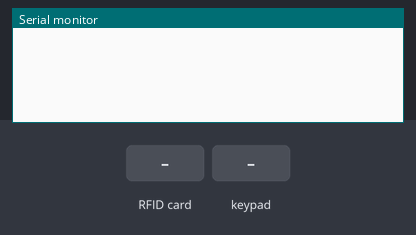
Recording of a sketch running on a simulated Arduino Uno, built with avr-gcc and run on an emulated ATmega328P. Shown: the last lines printed to the serial monitor. The inputs (shaded band) are chosen by the test bench.

Above: at 1.2 s.
1.3 s: RFID card 5E 7A 19 C4 held to the reader
At 2.4 s:
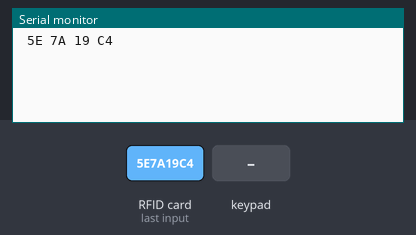
2.8 s: key '1' pressed
At 3.9 s:
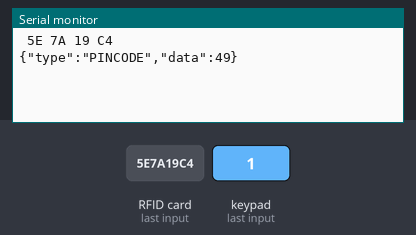
4.3 s: keypad keys 8 7 6 5 pressed 0.4 s apart
At 6.0 s:
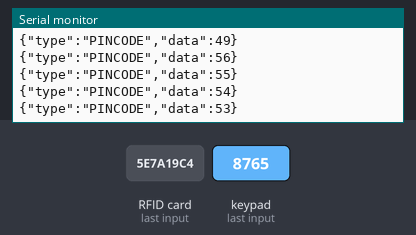
7.4 s: keypad keys 8 7 6 5 # pressed 0.4 s apart
At 10.5 s:
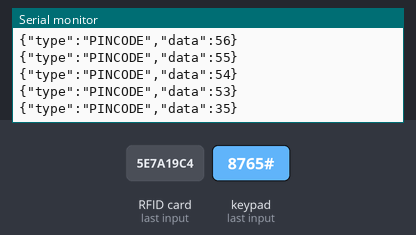
Timing chart, 0 to 11.9 s (numbered marks = the images above; inputs shaded):
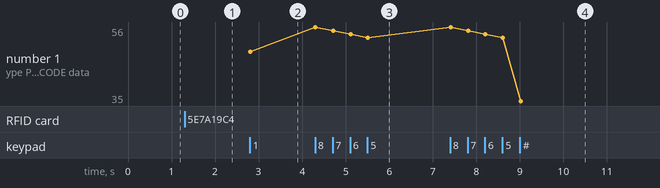

The sketch:

Arduino-Serialport-with-Cardreader-and-Numpad.ino
```cpp
#include <ArduinoJson.h>
#include <MFRC522.h>
#include <Keypad.h>
#include <SPI.h>

StaticJsonDocument<200> docRx;
StaticJsonDocument<200> docTx;

#define SS_PIN 10
#define RST_PIN 9

MFRC522 rfid(SS_PIN, RST_PIN); // Instance of the class

MFRC522::MIFARE_Key key;

// Init array that will store new NUID
byte nuidPICC[4];

const byte ROWS = 4;
const byte COLS = 3;

char hexaKeys[ROWS][COLS] = {
  {'1', '2', '3'},
  {'4', '5', '6'},
  {'7', '8', '9'},
  {'*', '0', '#'}
};

byte rowPins[ROWS] = {8, 7, 6, 5};
byte colPins[COLS] = {4, 3, 2};

Keypad customKeypad = Keypad(makeKeymap(hexaKeys), rowPins, colPins, ROWS, COLS);

unsigned long previous = millis();
long cardInterval = 2500;

void setup(){
  Serial.begin(9600);
  SPI.begin(); // Init SPI bus
  rfid.PCD_Init(); // Init MFRC522

  for (byte i = 0; i < 6; i++) {
    key.keyByte[i] = 0xFF;
  }
}

void loop(){
  char customKey = customKeypad.getKey();

  if (customKey){
    transferNumber("PINCODE", customKey);
  }

  // if ( ! rfid.PICC_IsNewCardPresent())
  //   return;

  // // Verify if the NUID has been readed
  // if ( ! rfid.PICC_ReadCardSerial())
  //   return;

  // if (rfid.uid.uidByte[0] != nuidPICC[0] ||
  //   rfid.uid.uidByte[1] != nuidPICC[1] ||
  //   rfid.uid.uidByte[2] != nuidPICC[2] ||
  //   rfid.uid.uidByte[3] != nuidPICC[3] ) {


  //   // Store NUID into nuidPICC array
  //   for (byte i = 0; i < 4; i++) {
  //     nuidPICC[i] = rfid.uid.uidByte[i];
  //   }

  //   printHex(rfid.uid.uidByte, rfid.uid.size);
  // }

  if (rfid.PICC_IsNewCardPresent() && rfid.PICC_ReadCardSerial()) {
      printHex(rfid.uid.uidByte, rfid.uid.size);
  }

  // Halt PICC
  rfid.PICC_HaltA();

  // Stop encryption on PCD
  rfid.PCD_StopCrypto1();

}

void transferNumber(String type, int num) {
  docTx["type"] = type;
  docTx["data"] = num;

  serializeJson(docTx, Serial);
  Serial.println();
}

void transferString(String type, String data) {
  docTx["type"] = type;
  docTx["data"] = data;

  serializeJson(docTx, Serial);
  Serial.println();
}

void printHex(byte *buffer, byte bufferSize) {
  for (byte i = 0; i < bufferSize; i++) {
    Serial.print(buffer[i] < 0x10 ? " 0" : " ");
    Serial.print(buffer[i], HEX);
  }
  Serial.println();
}
```

Measured:
- after the input at 1.3 s, the serial monitor: prints a new line at once (image 1)
- after the input at 2.8 s, the serial monitor: prints a new line at once (image 2)
- after the input at 4.3 s, the serial monitor: prints a new line at once (image 3)
- after the input at 7.4 s, the serial monitor: prints a new line at once (image 4)
- plotted number 1: 49 → 53 after the input at 4.3 s, 53 → 35 after the input at 7.4 s
